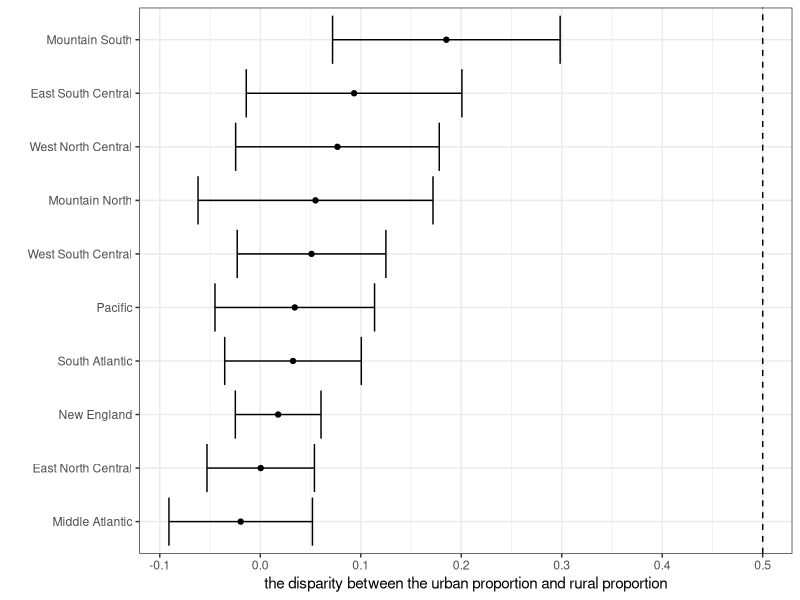

Reproduce this figure in R.
## ---- chunk 1
knitr::opts_chunk$set(echo = TRUE)
## ---- chunk 2
library(readxl)
ps4_q1 = read_excel("ps4_q1.xls",sheet=1,na="NA")
knitr::kable(ps4_q1)
## ---- chunk 3
ps4_q2 = read.delim("recs_prop_with_internet.csv", sep = ",")
names(ps4_q2) = c("division", "prop_urb", "prop_rur", "diff_prop","SE_prop_urb", "SE_prop_rur", "SE_diff_prop", "diff_prop_lwr", "diff_prop_upr")
options(digits = 4)
knitr::kable(ps4_q2)
ps4_q2[which( ps4_q2[,"diff_prop"] == max(ps4_q2[,"diff_prop"])),1]
## ---- chunk 4
library(tidyverse)
ps4_q2 %>%
  arrange( diff_prop ) %>%
  mutate( measure = factor(division, levels = unique(division) ) ) %>%
  ggplot( aes( y = measure, x = diff_prop) ) +
  geom_point() +
  geom_errorbarh( aes(xmin = diff_prop_lwr, xmax = diff_prop_upr) ) + 
  geom_vline( xintercept = 0.5, lty = 'dashed') + 
  xlab('the disparity between the urban proportion and rural proportion') + 
  ylab('') +
  theme_bw()
## ---- chunk 5
ps4_q3_a = read.delim("ps4_q3_a_df.csv", sep = ",")
options(digits = 4)
knitr::kable(head(ps4_q3_a) )
## ---- chunk 6
ps4_q3_b = read.delim("ps4_q3_b_df.csv", sep = ",")
options(digits = 4)
knitr::kable(head(ps4_q3_b) )
## ---- chunk 7
ps4_q3_b_mean = read.delim("mean_pir_age.csv", sep = ",")
options(digits = 8)
knitr::kable(head(ps4_q3_b_mean) )
## ---- chunk 8
ps4_q3_c = read_excel("ps4_q3_c.xls",sheet=1,na="NA")
knitr::kable(ps4_q3_c)
## ---- chunk 9
ps4_q3_d = read_excel("ps4_q3_d.xls",sheet=1,na="NA")
knitr::kable(ps4_q3_d)
